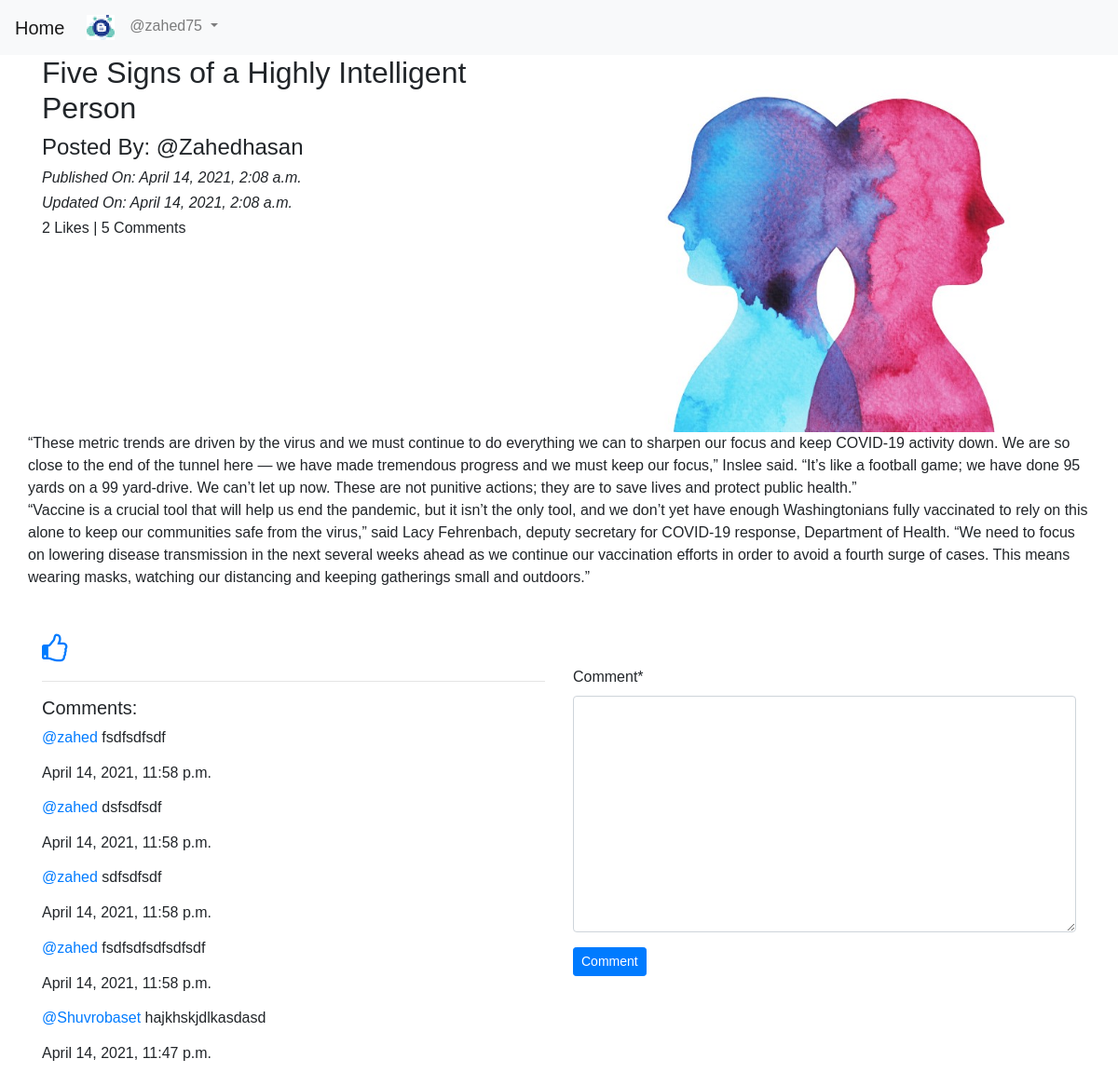
Screenshot of /blog/details/five-signs-of-a-highly-intelligent-person-4a5c92fc-3172-46b0-ade8-df9f8b44740d (signed in) with the database file from the repository.
### App_Blog/models.py (models this page shows, shortened)
class Blog(models.Model):
    author = models.ForeignKey(User, on_delete=models.CASCADE, related_name='post_author')
    blog_title = models.CharField(max_length=264, verbose_name="Put a Title")
    slug = models.SlugField(max_length=264, unique=True)
    blog_content = models.TextField(verbose_name="What is on your mind?")
    blog_image = models.ImageField(upload_to='blog_images', verbose_name="Image")
    publish_date = models.DateTimeField(auto_now_add=True)
    update_date = models.DateTimeField(auto_now=True)
    class Meta:
        ordering = ['-publish_date',]

class Comment(models.Model):
    blog = models.ForeignKey(Blog, on_delete=models.CASCADE, related_name='blog_comment')
    user = models.ForeignKey(User, on_delete=models.CASCADE, related_name='user_comment')
    comment = models.TextField()
    comment_date = models.DateTimeField(auto_now_add=True)
    class Meta:
        ordering = ('-comment_date',)

### App_Blog/views.py (the view, shortened to what this page needs)
# urls.py: path('details/<slug:slug>',views.blog_details,name='blog_details'),
@login_required
def blog_details(request, slug):
    blog = Blog.objects.get(slug=slug)
    comment_form = CommentForm()
    already_liked = Likes.objects.filter(blog=blog, user= request.user)
    if already_liked:
        liked = True
    else:
        liked = False
    return render(request, 'App_Blog/blog_details.html', context={'blog':blog, 'comment_form':comment_form, 'liked':liked,})

### App_Blog/forms.py
class CommentForm(forms.ModelForm):
    class Meta:
        model=Comment
        fields=('comment',)

### templates/App_Blog/blog_details.html (shortened to what this page needs)
{% extends 'base.html' %}
{% load crispy_forms_tags %}
{% block body_block %}
<div class="row">
  <div class="col-sm-6">
    <h2>{{blog.blog_title}}</h2>
    <h4>Posted By: @{{blog.author}}</h4>
    <i><h6>Published On: {{blog.publish_date}}</h6></i>
    <i><h6>Updated On: {{blog.update_date}}</h6></i>
    <h6>{{blog.liked_blog.count}} Likes | {{blog.blog_comment.count}} Comments</h6>
  </div>
  <div class="col-sm-6">
    <img src="/media/{{blog.blog_image}}" width="100%">
  </div>
  <p>
    {{blog.blog_content|linebreaks}}
  </p>
  </div>
  {% if not liked %}
  <a href="{% url 'App_Blog:liked_post' pk=blog.pk %}">
    <i class="fa fa-thumbs-o-up fa-2x" aria-hidden="true"></i>
  </a>
  {% else %}
  <a href="{% url 'App_Blog:unliked_post' pk=blog.pk %}">
    <i class="fa fa-thumbs-o-down fa-2x" aria-hidden="true"></i>
  </a>
  {% endif %}
  <div class="row">
    <div class="col-sm-6">
      <hr>
      <h5>Comments:</h5>
      {% for comment in blog.blog_comment.all %}
      <p><a href="#">@{{comment.user}}</a> {{comment.comment}}<br><h6>{{comment.comment_date}}</h6>
      </p>
      {% endfor %}
    </div>
    <div class="col-sm-6">
      <form method="POST">
        {{ comment_form|crispy }}
        <button type="submit" class="btn btn-primary btn-sm">Comment</button>
      </form>
    </div>
  </div>
  <br>
  <br>
  {% endblock %}

### templates/base.html (shortened to what this page needs)
<!DOCTYPE html>
{% load static %}
<html lang="en" dir="ltr">
  <head>
<link rel="stylesheet" href="https://maxcdn.bootstrapcdn.com/bootstrap/4.0.0/css/bootstrap.min.css">
<link href="https://maxcdn.bootstrapcdn.com/font-awesome/4.7.0/css/font-awesome.min.css" rel="stylesheet">
<link rel="stylesheet" href="{% static 'css/style.css' %}">
  </head>
  <body>
    <nav class="navbar navbar-expand-lg navbar-light bg-light">
  <a class="navbar-brand" href="{% url 'index' %}">Home</a>
  <div class="collapse navbar-collapse" id="navbarSupportedContent">
    <ul class="navbar-nav mr-auto">
      <li class="nav-item active">
        <a class="nav-link" href="{% url 'index' %}"> <img src="/media/logo.png" width="30px" alt=""> <span class="sr-only">(current)</span></a>
      </li>
      {% if user.is_authenticated %}
      <li class="nav-item dropdown">
        <a class="nav-link dropdown-toggle" href="#" id="navbarDropdown"  data-toggle="dropdown" >
              @{{user.username}}
        </a>
      </li>
      {% endif %}
    </ul>
  </div>
</nav>
    <div class="container">
        {% block body_block %}
        {% endblock %}
    </div>
  </body>
</html>

### static/css/style.css (style rules this page uses)
body { margin: 0; padding:0; font-family: 'Noto Sans JP', sans-serif; }

### rows the page displays
Blog: blog_title "Five Signs of a Highly Intelligent Person", author "Zahedhasan", publish_date "April 14, 2021, 2:08 a.m.", update_date "April 14, 2021, 2:08 a.m.", liked_blog.count "2", blog_comment.count "5", blog_image (picture), blog_content "“These metric trends are driven by the virus and we must continue to do everything we can to sharpen our focus and keep COVID-19 activity down. We are so close to the end of the tunnel here — we have made tremendous progress and we must keep our focus,” Inslee said. “It’s like a football game; we have done 95 yards on a 99 yard-drive. We can’t let up now. These are not punitive actions; they are to save lives and protect public health.” “Vaccine is a crucial tool that will help us end the pandemic, but it isn’t the only tool, and we don’t yet have enough Washingtonians fully vaccinated to rely on this alone to keep our communities safe from the virus,” said Lacy Fehrenbach, deputy secretary…"
Comment: user "zahed", comment "fsdfsdfsdf", comment_date "April 14, 2021, 11:58 p.m."
Comment: user "zahed", comment "dsfsdfsdf", comment_date "April 14, 2021, 11:58 p.m."
Comment: user "zahed", comment "sdfsdfsdf", comment_date "April 14, 2021, 11:58 p.m."
Comment: user "zahed", comment "fsdfsdfsdfsdfsdf", comment_date "April 14, 2021, 11:58 p.m."
Comment: user "Shuvrobaset", comment "hajkhskjdlkasdasd", comment_date "April 14, 2021, 11:47 p.m."

### other values shown
{{ user.username }} "zahed75"
